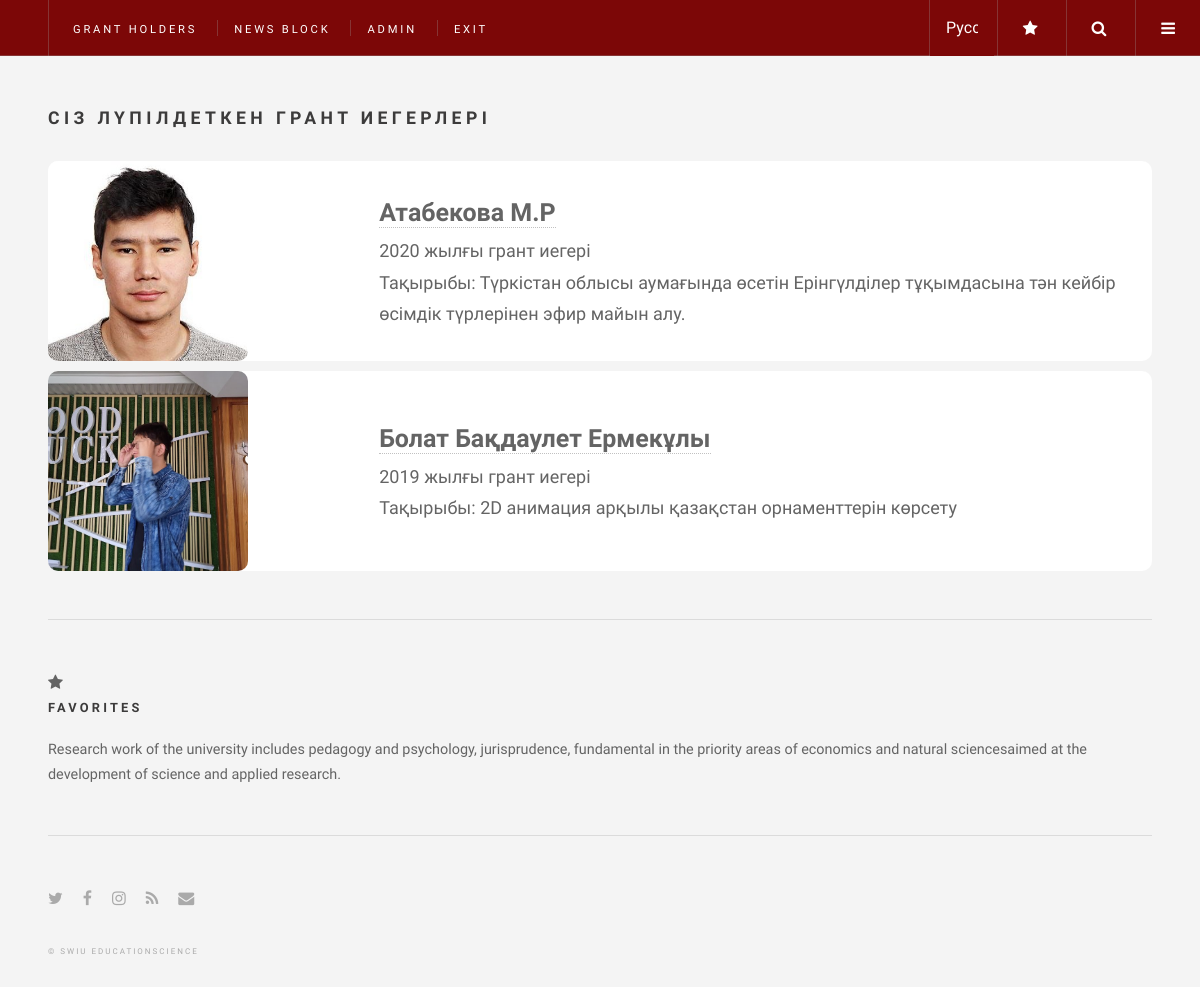
The app's page /en-us/user/like_lists/ (signed in), older data.
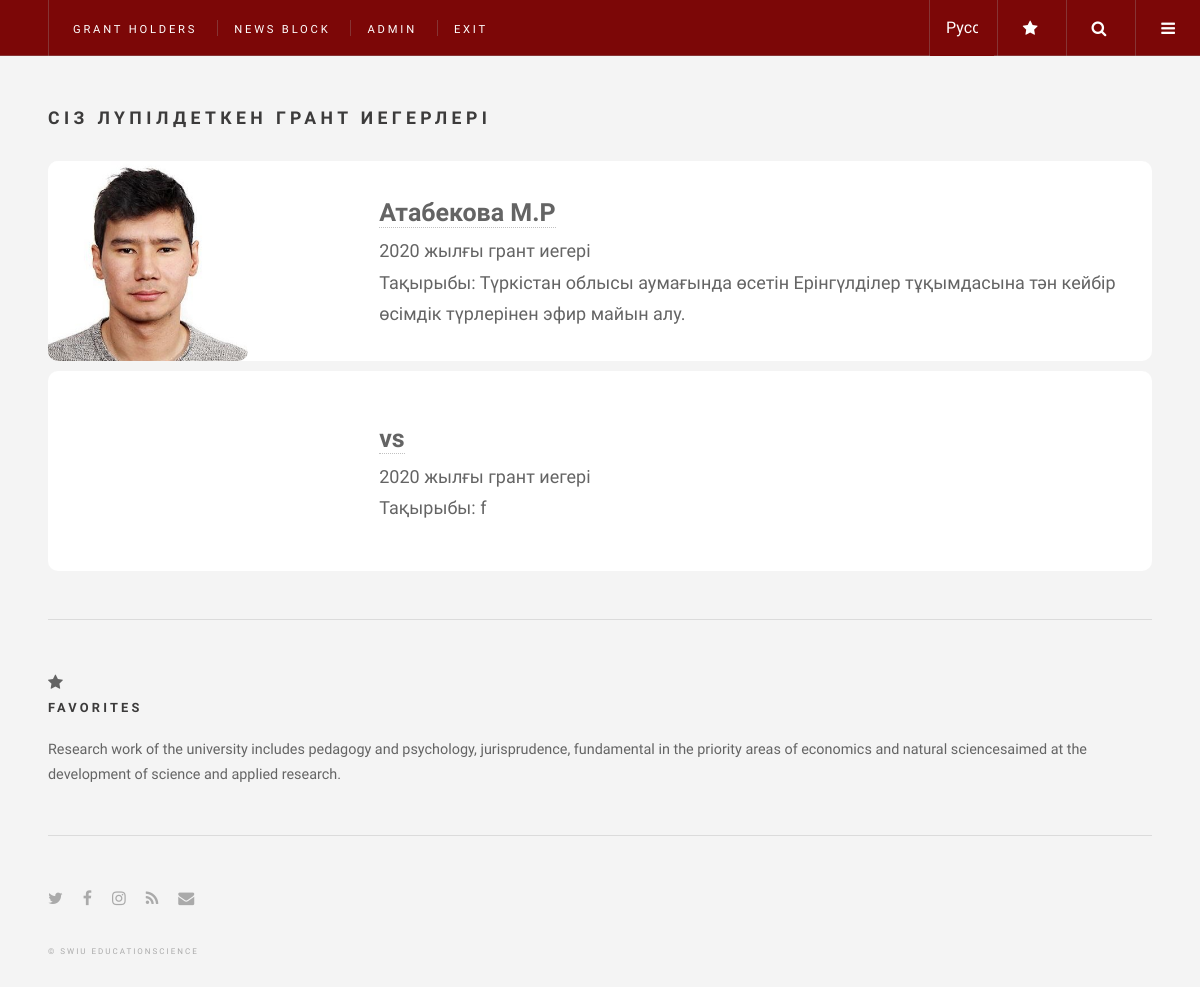
The same page, newer data.
### GrantHolders/models.py (models this page shows, shortened)
class Like(models.Model):
    user = models.ForeignKey(User,on_delete=models.CASCADE,related_name="likes")
    post = models.ForeignKey(GrantHolders,on_delete=models.CASCADE,related_name="likes")

class GrantHolders(models.Model):
    name = models.CharField("Грант иегерінің есімі", max_length=200)
    age = models.DateField("Туылған жылы")
    poster = models.ImageField("Грант иегерінің суреті",upload_to="graduate_img/")
    teacher = models.CharField("Ғылыми жетекшісі",max_length=200)
    bachelor = "Бакалавр"
    magistracy = "Магистратура"
    doctoralstudies = "Доктарантура"
    DEGREE_CHOICES = [
        (bachelor, 'Бакалавр'),
        (magistracy, 'Магистратура'),
        (doctoralstudies, 'Доктарантура'),
    ]
    degree = models.CharField(
        max_length=30,
        choices=DEGREE_CHOICES,
        default=bachelor
    )
    slug = models.SlugField("url",unique=True)
    project_name = models.CharField("Жобаның тақырыбы",max_length=255)
    project_duration = models.CharField("Жобаның мерзімі",max_length=255)
    purpose_project = models.CharField("Жобаның мақсаты",max_length=255)
    ways_project = models.TextField("Жоба мақсатына жету жолдары")
    expected_result = models.TextField("Күтілетін нәтиже")
    novelty_scientific = models.TextField("Ғылыми жұмыстың жаңалығы")
    graduate_year = models.IntegerField("Грант алған жылы",default=0)
    subject = models.ForeignKey(Subject,verbose_name="Грант иегерінің пәні",on_delete=models.CASCADE,blank=True,null=True)
    class Meta:
        verbose_name = "Грант иегері"
        verbose_name_plural = "Грант иегерлері"

### Users/views.py (the view)
# urls.py: path('like_lists/',like_list,name="like_list")
@login_required(login_url='user:register')
def like_list(request):
    user = request.user
    like = user.likes.all()
    context = {
        'qhols':like
    }
    return render(request,"Users/like_list.html",context)

### templates/Users/like_list.html (shortened to what this page needs)
{% extends 'app.html' %}
{% block title %}
{% load static i18n %}
{% endblock %}
{% block content%}
{% load static %}
<div id="main">
    <h2> {% trans 'Сіз лүпілдеткен грант иегерлері' %}</h2>
    <div class="sciense__rows">
        {% for qhol in qhols %}
            <article class="sciense__posts">
                <div class="sciense__block-imgs">
                    <img class="sciense__imgs" src="{{ qhol.post.poster.url }}" alt="">
                </div>
                <div class="like">
                    <a href="{% url 'detailview' qhol.post.slug %}" class="like__title">{{ qhol.post.name }} </a>
                    <p class="like__title paragrapht">{{ qhol.post.graduate_year }}  {% trans 'жылғы грант иегері' %}</p>
                    <p class="like__title paragraph"> {% trans 'Тақырыбы:' %} {{ qhol.post.project_name }}</hp>
                </div>
            </article>
            {% endfor %}
        </div>
</div>
<section id="sidebar">
    <section class="blurb">
        <div >
            <i class="icon fa-star"></i>
            <h2>{% trans 'ЛүпілҚор' %}</h2>
        </div>
        <p>{% trans 'Университеттің ғылыми-зерттеу жұмысы педагогика мен психология, құқықтану, экономика және жаратылыстану ғылымдарының басым бағыттары бойынша іргелі ғылымдар мен қолданбалы зерттеулерді дамытуға бағытталған.' %}</p>
    </section>
{% endblock %}

### templates/app.html (shortened to what this page needs)
{% load static %}
{% load i18n%}
{% load static i18n %}
<!DOCTYPE HTML>
<html>
	<head>
		<link rel="stylesheet" href="{% static 'assets/css/main.css' %}" />
		<link rel="stylesheet" href="{% static 'assets/css/style.css' %}">
	</head>
	<body>
			<div id="wrapper">
					<header id="header">
						<h1></h1>
						<nav class="links">
							<ul>
								<li><a href="{% url 'home' %}">{% trans 'Грант Иегерлері' %}</a></li>
								<li><a href="#">{% trans 'Жаңалықтар блогы' %}</a></li>
								{% if request.user.is_authenticated %}
								<li>
									<a href="">{{ request.user }}</a>
								</li>
								<li>
									<a href="{% url 'user:logout' %}">{% trans 'Шығу' %}</a>
								</li>
								{% endif %}
							</ul>
						</nav>
						<nav class="main">
							<ul>
								<li class="menu lang">
										<form action="{% url 'set_language' %}" method="POST"  class="sub-menu">
											<select onchange="this.form.submit()" class="select_r" name="language" id="">
												{% get_current_language as LANGUAGE_CODE %}
												{% get_available_languages as LANGUAGES %}
												{% get_language_info_list for LANGUAGES as languages %}
												{% for language in languages %}
												<option  value="{{ language.code }}" {% if language.code == LANGUAGE_CODE %}selected{% endif %}>
													{{ language.name_local}}({{language.code}})
												</option>
												{% endfor %}
											</select>
										</form>
								</li>
								<li class="menu">
									<a class="fa-star" href="{% url 'user:like_list' %}">Menu</a>
								</li>
								<li class="search">
									<a class="fa-search" href="#search">Іздеу</a>
								</li>
								<li class="menu">
									<a class="fa-bars" href="#menu">Menu</a>
								</li>
							</ul>
						</nav>
					</header>
                        {% block content %}
                        {% endblock %}
							<section id="footer">
								<ul class="icons">
									<li><a href="#" class="fa-twitter"><span class="label">Twitter</span></a></li>
									<li><a href="#" class="fa-facebook"><span class="label">Facebook</span></a></li>
									<li><a href="#" class="fa-instagram"><span class="label">Instagram</span></a></li>
									<li><a href="#" class="fa-rss"><span class="label">RSS</span></a></li>
									<li><a href="#" class="fa-envelope"><span class="label">Email</span></a></li>
								</ul>
								<p class="copyright">&copy; {% trans 'SWIU БілімҒылым' %}</p>
							</section>
					</section>
			</div>
	</body>
</html>

### static/assets/css/style.css (style rules this page uses)
.lang { position: relative; width: 64px; height: 56px; }
.sub-menu { width: 64px; height: 100%; position: relative; }
.select_r { text-decoration: none; border:none!important; color: white; background-color:rgb(124, 7, 7); overflow: visible; position: relative; text-indent: none; width: 64px; height: 56px; }
.sciense__rows { display: flex; flex-direction: column; }
.sciense__posts { border-radius:10px; height: 200px; display: flex; background:white; margin-top: 10px; justify-content: center; align-items:center; }
.sciense__imgs { height: 100%; border-radius:10px; }
.sciense__block-imgs { height: 100%; flex-basis: 30%; }
.like { flex-basis: 70%; }
.like__title { font-size: 25px; margin:0; font-weight: 700; }
.paragraph { font-size: 18px; font-weight: 500; }
.paragrapht { font-size: 18px; font-weight: 500; }

Row changes from the older to the newer data that the page shows:
removed Like: post.poster (picture), post.name "Болат Бақдаулет Ермекұлы", post.graduate_year "2019", post.project_name "2D анимация арқылы қазақстан орнаменттерін көрсету"
added Like: post.name "vs", post.graduate_year "2020", post.project_name "f"
